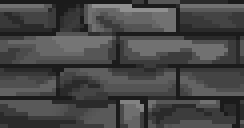
#> input picture Workshop/games/vaniaLikeGame/assets/bricks.png, 61 x 32 px, found by its file name (shown 4 times larger)
$ python make_room.py
#> lines starting #> are read from the running program, lines starting #| are printed output that depends on the picture
"""
make_room.py: greybox parallax layers for VaniaGraybox (black and white, Viva look).

Writes ../assets/room/*.png, one tileable strip per layer (repeats on x), and room.json.
Every layer is a plain PNG: swap any file for real art, same name, and the game picks it up.
Layer speeds step by the golden ratio (1/phi^n), greys step toward black as layers come forward.
Floor tile: Saji's bricks.png, greyed.
"""
import json, os, random
from PIL import Image, ImageDraw, ImageOps

HERE = os.path.dirname(os.path.abspath(__file__))
ROOT = os.path.join(HERE, "..")
OUT = os.path.join(ROOT, "assets", "room")
VIEW_W, VIEW_H = 320, 180        # native resolution, scaled by whole numbers in the browser
ROOM_W = VIEW_W * 5              # one hall, five screens long
PHI = (1 + 5 ** 0.5) / 2
random.seed(7)

def g(v): return (v, v, v, 255)

def strip(w, h): return Image.new("RGBA", (w, h), (0, 0, 0, 0))

def towers(w, h, grey, base, n, hmin, hmax, wmin, wmax):
    im = strip(w, h); d = ImageDraw.Draw(im)
    x = 0
    while x < w:
        tw = random.randint(wmin, wmax); th = random.randint(hmin, hmax)
        d.rectangle([x, base - th, x + tw, base], fill=g(grey))
        if random.random() < 0.5:                          # spire
            d.polygon([(x, base - th), (x + tw, base - th), (x + tw // 2, base - th - tw)], fill=g(grey))
        x += tw + random.randint(2, w // n)
    d.rectangle([0, base, w, h], fill=g(grey))
    return im

def colonnade(w, h, grey, top, base, step):
    im = strip(w, h); d = ImageDraw.Draw(im)
    d.rectangle([0, top, w, top + 6], fill=g(grey))         # lintel
    for x in range(0, w, step):
        d.rectangle([x + 4, top, x + 12, base], fill=g(grey))
        d.pieslice([x + 12, top + 4, x + step + 4, top + step], 180, 360, fill=g(grey))
    d.rectangle([0, base, w, h], fill=g(grey))
    return im

def main():
    os.makedirs(OUT, exist_ok=True)
    floor_y = VIEW_H - 32
    sky = Image.new("RGBA", (VIEW_W, VIEW_H), g(236)); d = ImageDraw.Draw(sky)
    for y in range(VIEW_H):                                  # soft vertical fade
        v = round(244 - 22 * y / VIEW_H); d.line([0, y, VIEW_W, y], fill=g(v))
    d.ellipse([228, 22, 268, 62], fill=g(252))               # moon
    layers = [
        ("sky",  sky, 0.0),
        ("far",  towers(640, VIEW_H, 205, floor_y - 30, 6, 30, 80, 14, 30), 1 / PHI ** 3),
        ("mid",  colonnade(480, VIEW_H, 168, 40, floor_y - 6, 48), 1 / PHI ** 2),
        ("near", towers(560, VIEW_H, 128, floor_y, 3, 50, 120, 10, 22), 1 / PHI),
    ]
#> in towers, `im = strip(w, h)`: im: PIL image 640x180 RGBA; every value is 0
#> after the loop in towers, `while x < w:`: x = 726
#> in strip (call 2), `def strip(w, h): return Image.new("RGBA", (w, h), (0, 0, 0, 0))`: returned value: PIL image 480x180 RGBA; every value is 0
#> in strip (call 3), `def strip(w, h): return Image.new("RGBA", (w, h), (0, 0, 0, 0))`: returned value: PIL image 560x180 RGBA; every value is 0
    meta = []
    for name, im, speed in layers:
        im.save(os.path.join(OUT, f"{name}.png"))
        meta.append({"name": name, "image": f"assets/room/{name}.png", "speed": round(speed, 4), "repeat": name != "sky"})
#> this loop made 4 passes
#> (name, speed) on passes 1 to 4: ('sky', 0), ('far', 0.236), ('mid', 0.382), ('near', 0.618)
#> pass 1, in main, `im.save(os.path.join(OUT, f"{name}.png"))`:
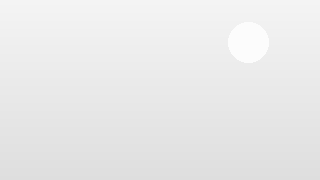
#> saved as sky.png: PIL image 320x180 RGBA; mean R, G, B, A 233.4, 233.4, 233.4, 255
#> pass 2, in main, `im.save(os.path.join(OUT, f"{name}.png"))`:
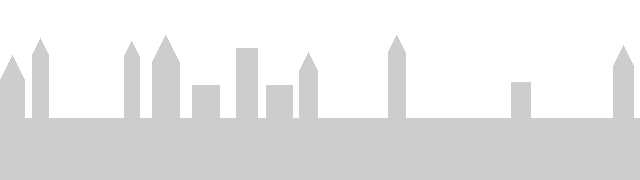
#> saved as far.png: PIL image 640x180 RGBA; mean R, G, B, A 94.3, 94.3, 94.3, 117.4; transparent parts drawn white
#> after the loop, meta = 4 items

    bricks_src = os.path.join(ROOT, "bricks.png")
    if os.path.exists(bricks_src):
        tile = ImageOps.grayscale(Image.open(bricks_src).convert("RGB"))
        tile = ImageOps.autocontrast(tile).point(lambda v: 40 + v * 0.35).convert("RGBA")
#> tile: PIL image 61x32 RGBA
    else:
        tile = Image.new("RGBA", (32, 32), g(60)); ImageDraw.Draw(tile).rectangle([0, 0, 31, 1], fill=g(90))
    tile.save(os.path.join(OUT, "floor.png"))

    fg = strip(VIEW_W * 2, VIEW_H); d = ImageDraw.Draw(fg)  # foreground pillars, in front of the hero
    d.rectangle([180, 0, 196, VIEW_H], fill=g(24)); d.rectangle([520, 0, 532, VIEW_H], fill=g(24))
    fg.save(os.path.join(OUT, "front.png"))
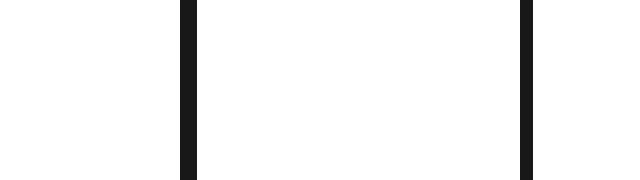
#> saved as front.png: PIL image 640x180 RGBA; mean R, G, B, A 1.1, 1.1, 1.1, 12; transparent parts drawn white

    room = {
        "view": {"w": VIEW_W, "h": VIEW_H},
        "width": ROOM_W,
        "floorY": floor_y,
        "back": meta,
        "floor": {"image": "assets/room/floor.png"},
        "front": [{"name": "front", "image": "assets/room/front.png", "speed": round(PHI, 4), "repeat": True}],
        "spawn": {"x": 64},
    }
    with open(os.path.join(ROOT, "assets", "room.json"), "w") as f:
        json.dump(room, f, indent=1)
    print("room:", ROOM_W, "wide,", len(meta), "back layers + floor + front")
#| room: 1600 wide, 4 back layers + floor + front

if __name__ == "__main__":
    main()
